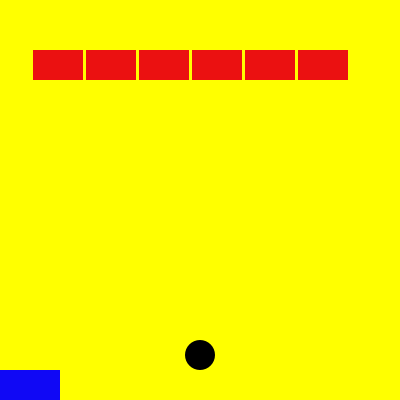
Frame 1 (no input)
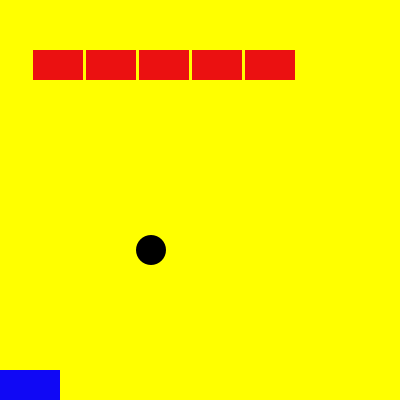
Frame 60 (the mouse pressed at the canvas centre just before this capture)
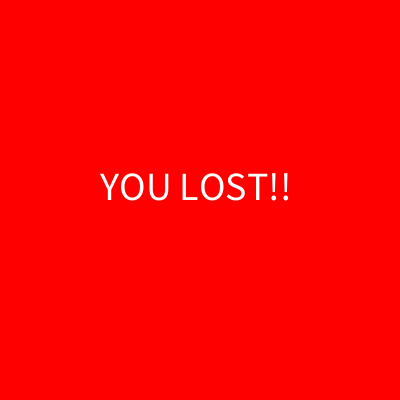
Frame 120 (the mouse held since frame 60 and released just before this capture)

The Processing sketch that drew these frames (run headless with seeded random() and noise(); from frame 60 on, the mouse is pressed at the canvas centre):

// Processing sketch: BrickBreaker
// ── BrickBreaker.pde

//noStroke();
//Sets the beginning position and direction of the ball
int ballXpos = 200;
int ballYpos = 355;
int ballXdirection = 7;
int ballYdirection = -7;
int bricksXpos = 33;
int[] bricks = {bricksXpos, bricksXpos + 53, bricksXpos + 106, bricksXpos + 159, bricksXpos + 212, bricksXpos + 265};

void setup() {
  noStroke();
  size(400, 400);
  delay(2000);
}

void delay(int delay) {
  int time = millis();
  while(millis() - time <= delay);
}

int[] remove(int[] a, int i) {
  int[] b = new int[a.length - 1];
  int x;
  for(x = 0; x < i; x++) {
    b[x] = a[x];
  }
  x++;
  for(; x < a.length; x++) {
    b[x-1] = a[x];
  }
  return b;
}

void draw() {
    //background
    background(255, 255, 0);
    
    //paddle ball
    fill (0, 0, 0);
    ellipse (ballXpos, ballYpos, 30, 30);
    
    //paddle
    fill (16, 8, 245);
    rect (mouseX-60, 370, 120, 30); //center of paddle follows the mouse's x-position-60 so that the CENTER of the paddle follows the mouse
    
    //draws bricks that were not broken
    fill(235, 17, 17);
    for (int i=0; i<bricks.length; i++){
        rect (bricks[i], 50, 50, 30);
    }
    //makes the ball bounce off the bricks and makes the bricks disappear
    for (int i = 0; i<bricks.length; i++){
        if (ballXpos>bricks[i] && ballXpos<bricks[i]+50 && ballYpos<100 && ballYpos>25){
            ballYdirection *= -1;
            bricks = remove(bricks, i);
        }
    }
    
    //changes the direction of the ball when it hits the left and right sides of the screen
    if (ballXpos<20 || ballXpos>380){
        ballXdirection *= -1;
    }
    //changes the direction of the ball when it hits the cieling
    if (ballYpos<20){
        ballYdirection *= -1;
    }
    //changes the direction of the ball when it hits the paddle
    else if (ballYpos > 350 &&  ballYpos < 400 && ballXpos <= mouseX + 60 && ballXpos >= mouseX - 60){
        ballYdirection *= -1;
    }
    //is supposed to stop the code when the ball goes below the paddle, but i don't know how to stop the code. "break" doesn't work!
    else if (ballYpos>355){
        background(255, 0, 0);
        fill(color(255, 255, 255));
        textSize(40);
        text("YOU LOST!!", 100, 200);
   }
        //stop code
    //moves the ball in the correct x- and y-directions
    ballXpos+=ballXdirection;
    ballYpos+=ballYdirection;
    if(bricks.length == 0) {
      delay(100);
      background(color(0, 0, 0));
      fill(color(255, 255, 255));
      textSize(40);
      text("YOU WON!!", 100, 200);
    }
}
